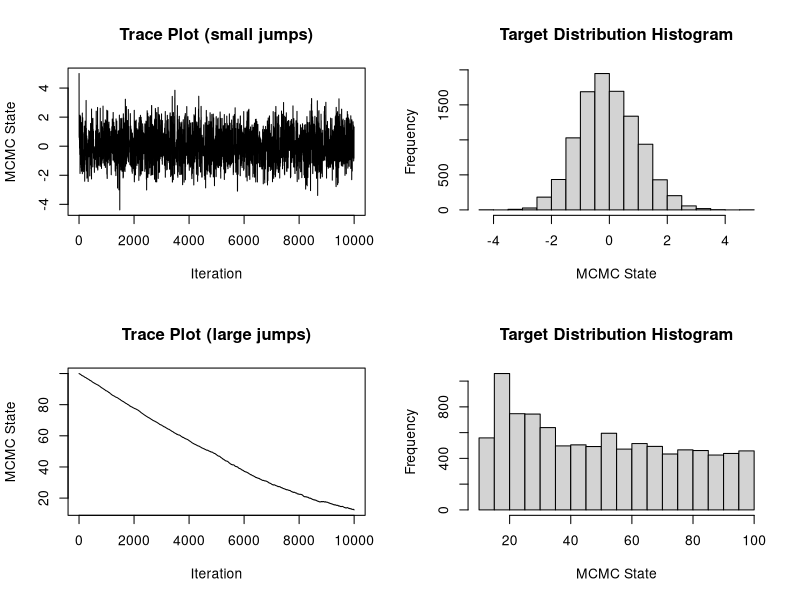

Recreate this plot in R.
## This script illustrates the Metropolis-Hastings algorithm for
## approximating the standard normal distribution
## Author: Vladimir N. Minin
## last update: 07/14/2016

unif_rw_next = function(cur_value, tuning_par){

  return_value = c(cur_value, 0)
  
  prop_value = cur_value + runif(1, min=-tuning_par, max=tuning_par)
  
  if (log(runif(1)) < (cur_value^2 - prop_value^2)/2){
    return_value = c(prop_value, 1)
  }

  return(return_value)      
}

mcmc_size = 10000
start_value = 5.0


mcmc_out_small_jumps = matrix(0, nrow=(mcmc_size), ncol=2)
colnames(mcmc_out_small_jumps) = c("state", "acc.status")

cur_state = c(start_value,1)
mcmc_out_small_jumps[1,] = cur_state

for (i in 2:mcmc_size){
  
  cur_state = unif_rw_next(mcmc_out_small_jumps[i-1,1], 5.0)
    
  mcmc_out_small_jumps[i,] = cur_state
}

## acceptance probability
mean(mcmc_out_small_jumps[,"acc.status"])

## mean of the target distribution
mean(mcmc_out_small_jumps[,"state"])

par(mfrow=c(2,2))

## trace plot
plot(1:mcmc_size, mcmc_out_small_jumps[,"state"], type="l", xlab="Iteration", ylab="MCMC State", main="Trace Plot (small jumps)")

## histogram
hist(mcmc_out_small_jumps[,"state"], xlab="MCMC State", main="Target Distribution Histogram")


mcmc_out_large_jumps = matrix(0, nrow=(mcmc_size), ncol=2)
colnames(mcmc_out_large_jumps) = c("state", "acc.status")

cur_state = c(100,1)
mcmc_out_large_jumps[1,] = cur_state

for (i in 2:mcmc_size){
  
  cur_state = unif_rw_next(mcmc_out_large_jumps[i-1,1], 0.05)
  
  mcmc_out_large_jumps[i,] = cur_state
}

## acceptance probability
mean(mcmc_out_large_jumps[,"acc.status"])


## trace plot
plot(1:mcmc_size, mcmc_out_large_jumps[,"state"], type="l", xlab="Iteration", ylab="MCMC State", main="Trace Plot (large jumps)")

## histogram
hist(mcmc_out_large_jumps[,"state"], xlab="MCMC State", main="Target Distribution Histogram")
